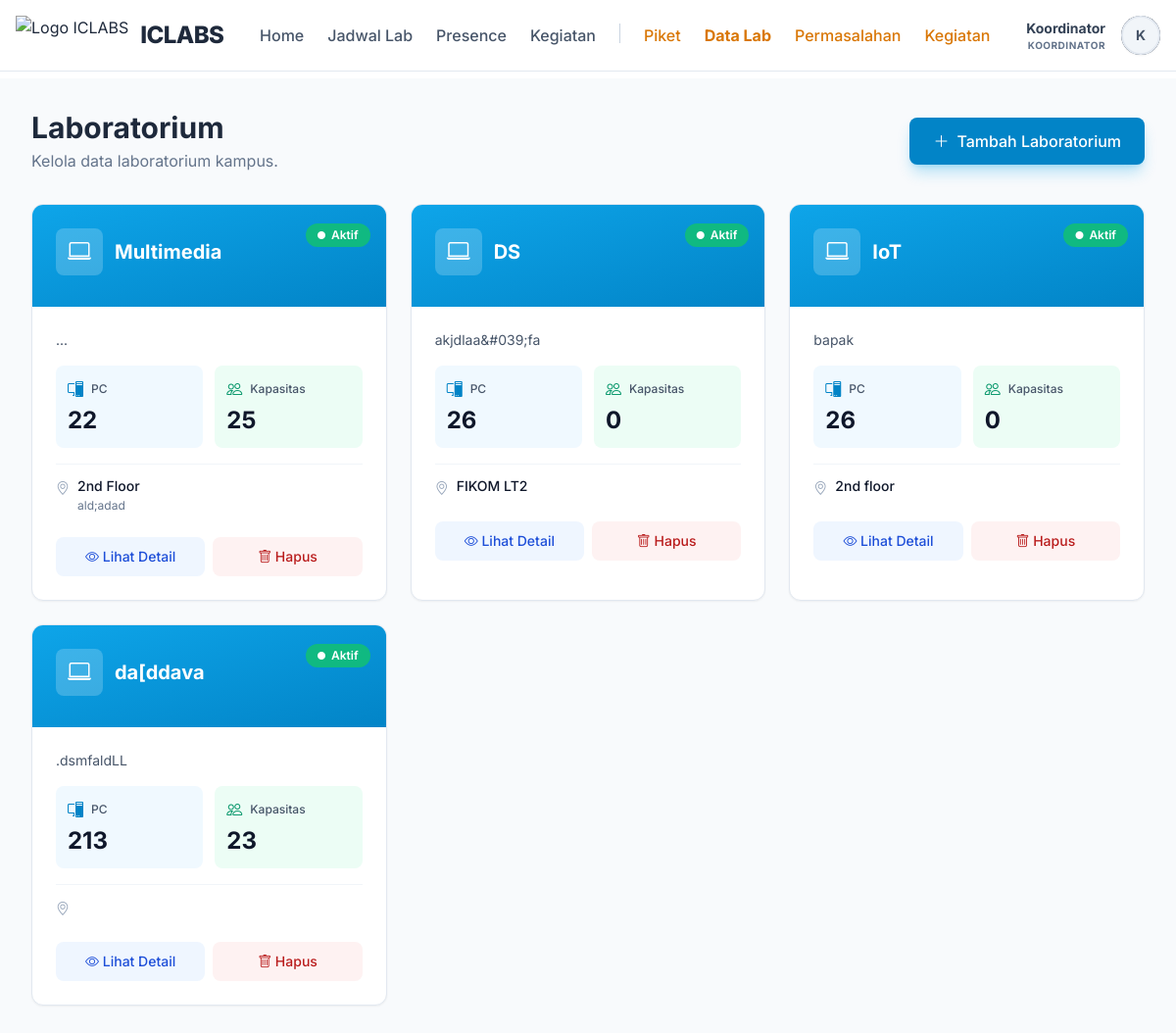
The page /public/koordinator/laboratories (signed in) on the database its author committed.
### tables this page shows
CREATE TABLE `laboratories` (
  `id` int(11) NOT NULL AUTO_INCREMENT,
  `lab_name` varchar(100) NOT NULL,
  `image` varchar(255) DEFAULT NULL,
  `description` text DEFAULT NULL,
  `pc_count` int(11) DEFAULT 0,
  `tv_count` int(11) DEFAULT 0,
  `capacity` int(11) DEFAULT 0,
  `status` enum('active','maintenance','inactive') DEFAULT 'active',
  `location` varchar(100) DEFAULT NULL,
  `building` varchar(50) DEFAULT NULL,
  `floor` varchar(10) DEFAULT NULL,
  `room_number` varchar(20) DEFAULT NULL,
  PRIMARY KEY (`id`)
);

### app/controllers/KoordinatorController.php (called while the page is built, shortened)
<?php
class KoordinatorController extends Controller
{
    public function listLaboratories()
    {
        $data = ['laboratories' => $this->model('LaboratoryModel')->getAllLaboratories()];
        $this->view('koordinator/laboratories/index', $data);
    }
}

### app/core/Router.php (called while the page is built, shortened)
<?php
class Router {
    private $routes = [];
    private $params = [];
    private function addRoute($method, $uri, $controller) {
        $this->routes[] = [
            'method' => $method,
            'uri' => $uri,
            'controller' => $controller
        ];
    }
    public function dispatch() {
        $requestMethod = $_SERVER['REQUEST_METHOD'];
        $requestUri = $this->getRequestUri();
        foreach ($this->routes as $route) {
            if ($route['method'] !== $requestMethod) {
                continue;
            }
            if ($this->matchRoute($route['uri'], $requestUri)) {
                return $this->callController($route['controller']);
            }
        }
    }
    private function getRequestUri() {
        $uri = $_GET['url'] ?? '/';
        $uri = '/' . trim($uri, '/');
        return $uri;
    }
    private function matchRoute($pattern, $uri) {
        $pattern = preg_replace('/\/:([^\/]+)/', '/(?P<$1>[^/]+)', $pattern);
        $pattern = '#^' . $pattern . '$#';
        if (preg_match($pattern, $uri, $matches)) {
            $this->params = array_filter($matches, 'is_string', ARRAY_FILTER_USE_KEY);
            return true;
        }
        return false;
    }
    private function callController($controllerString) {
        list($controllerName, $method) = explode('@', $controllerString);
        $controller = new $controllerName();
        call_user_func_array([$controller, $method], $this->params);
    }
}

### public/index.php (called while the page is built, shortened)
<?php
require_once APP_PATH . '/core/Router.php';
require_once APP_PATH . '/core/Model.php';
require_once APP_PATH . '/config/database.php';
require_once APP_PATH . '/helpers/functions.php';
$router = new Router();
$router->dispatch();

### app/helpers/functions.php (called while the page is built, shortened)
<?php
function url($path = '') {
    return BASE_URL . '/' . ltrim($path, '/');
}

### app/core/Model.php (called while the page is built, shortened)
<?php
class Model {
    protected $db;
    public function __construct() {
        $this->db = getDBConnection();
    }
    public function query($sql, $params = []) {
        $stmt = $this->db->prepare($sql);
        $stmt->execute($params);
        return $stmt->fetchAll();
    }
}

### app/config/database.php (called while the page is built, shortened)
<?php
function getDBConnection()
{
    static $pdo = null;
    if ($pdo === null) {
        try {
            $dsn = "mysql:host=" . DB_HOST . ";port=" . DB_PORT . ";dbname=" . DB_NAME . ";charset=" . DB_CHARSET;
            $options = [
                PDO::ATTR_ERRMODE            => PDO::ERRMODE_EXCEPTION,
                PDO::ATTR_DEFAULT_FETCH_MODE => PDO::FETCH_ASSOC,
                PDO::ATTR_EMULATE_PREPARES   => false,
            ];
            $pdo = new PDO($dsn, DB_USER, DB_PASS, $options);
        } catch (PDOException $e) {
            die("Database connection failed: " . $e->getMessage());
        }
    }
    return $pdo;
}

### app/models/LaboratoryModel.php (called while the page is built, shortened)
<?php
class LaboratoryModel extends Model
{
    public function getAllLaboratories()
    {
        $labs = $this->query("SELECT * FROM laboratories");
        return $labs;
    }
}

### app/views/koordinator/laboratories/index.php (the view, shortened to what this page needs)
<?php include APP_PATH . '/views/layouts/header.php'; ?>
<?php include APP_PATH . '/views/layouts/navbar.php'; ?>
<div class="bg-slate-50 min-h-screen py-8">
    <div class="max-w-7xl mx-auto px-4 sm:px-6 lg:px-8">
        <div class="flex flex-col md:flex-row justify-between items-center mb-8 gap-4">
            <div>
                <h1 class="text-3xl font-bold text-slate-800">Laboratorium</h1>
                <p class="text-slate-500 mt-1">Kelola data laboratorium kampus.</p>
            </div>
            <a href="<?= url('/koordinator/laboratories/create') ?>" class="inline-flex items-center gap-2 px-6 py-3 bg-sky-600 hover:bg-sky-700 text-white font-medium rounded-lg shadow-lg shadow-sky-500/30 transition-all">
                <i class="bi bi-plus-lg"></i>
                <span>Tambah Laboratorium</span>
            </a>
        </div>
        <?php if (empty($laboratories)): ?>
            <div class="bg-white rounded-xl shadow-sm border border-slate-200 p-12 text-center">
                <div class="w-20 h-20 bg-slate-50 rounded-full flex items-center justify-center mx-auto mb-4">
                    <i class="bi bi-building text-4xl text-slate-300"></i>
                </div>
                <h3 class="text-lg font-medium text-slate-900 mb-2">Belum ada data laboratorium</h3>
                <p class="text-slate-500 mb-6">Mulai dengan menambahkan laboratorium pertama Anda.</p>
                <a href="<?= url('/koordinator/laboratories/create') ?>" class="inline-flex items-center gap-2 px-6 py-3 bg-sky-600 hover:bg-sky-700 text-white font-medium rounded-lg transition-colors">
                    <i class="bi bi-plus-lg"></i>
                    Tambah Laboratorium
                </a>
            </div>
        <?php else: ?>
            <div class="grid grid-cols-1 md:grid-cols-2 lg:grid-cols-3 gap-6">
                <?php foreach ($laboratories as $lab): ?>
                    <div class="bg-white rounded-xl shadow-sm border border-slate-200 overflow-hidden hover:shadow-lg transition-shadow group">
                        <div class="bg-gradient-to-br from-sky-500 to-sky-600 p-6 text-white relative">
                            <div class="absolute top-4 right-4">
                                <?php
                                $statusColors = [
                                    'active' => 'bg-emerald-500',
                                    'maintenance' => 'bg-amber-500',
                                    'inactive' => 'bg-red-500'
                                ];
                                $statusLabels = [
                                    'active' => 'Aktif',
                                    'maintenance' => 'Maintenance',
                                    'inactive' => 'Tidak Aktif'
                                ];
                                $status = $lab['status'] ?? 'active';
                                $statusColor = $statusColors[$status] ?? 'bg-slate-500';
                                $statusLabel = $statusLabels[$status] ?? ucfirst($status);
                                ?>
                                <span class="inline-flex items-center gap-1.5 px-3 py-1 rounded-full text-xs font-semibold <?= $statusColor ?> text-white">
                                    <i class="bi bi-circle-fill text-[8px]"></i>
                                    <?= $statusLabel ?>
                                </span>
                            </div>
                            <div class="flex items-center gap-3 mb-2">
                                <div class="w-12 h-12 bg-white/20 rounded-lg flex items-center justify-center">
                                    <i class="bi bi-laptop text-2xl text-white"></i>
                                </div>
                                <div>
                                    <h3 class="text-xl font-bold"><?= htmlspecialchars($lab['lab_name']) ?></h3>
                                </div>
                            </div>
                        </div>
                        <div class="p-6 space-y-4">
                            <?php if (!empty($lab['description'])): ?>
                                <p class="text-sm text-slate-600 line-clamp-2">
                                    <?= htmlspecialchars($lab['description']) ?>
                                </p>
                            <?php endif; ?>
                            <div class="grid grid-cols-2 gap-3">
                                <div class="bg-sky-50 rounded-lg p-3">
                                    <div class="flex items-center gap-2 mb-1">
                                        <i class="bi bi-pc-display text-sky-600"></i>
                                        <span class="text-xs font-medium text-slate-600">PC</span>
                                    </div>
                                    <div class="text-2xl font-bold text-slate-900"><?= $lab['pc_count'] ?? 0 ?></div>
                                </div>
                                <div class="bg-emerald-50 rounded-lg p-3">
                                    <div class="flex items-center gap-2 mb-1">
                                        <i class="bi bi-people text-emerald-600"></i>
                                        <span class="text-xs font-medium text-slate-600">Kapasitas</span>
                                    </div>
                                    <div class="text-2xl font-bold text-slate-900"><?= $lab['capacity'] ?? 0 ?></div>
                                </div>
                            </div>
                            <div class="space-y-2 pt-3 border-t border-slate-100">
                                <div class="flex items-start gap-2 text-sm">
                                    <i class="bi bi-geo-alt text-slate-400 mt-0.5"></i>
                                    <div class="flex-1">
                                        <div class="font-medium text-slate-900"><?= htmlspecialchars($lab['location'] ?? 'Lokasi belum diset') ?></div>
                                        <?php if (!empty($lab['building']) || !empty($lab['floor']) || !empty($lab['room_number'])): ?>
                                            <div class="text-xs text-slate-500 mt-0.5">
                                                <?php
                                                $locationParts = [];
                                                if (!empty($lab['building'])) $locationParts[] = $lab['building'];
                                                echo htmlspecialchars(implode(' · ', $locationParts));
                                                ?>
                                            </div>
                                        <?php endif; ?>
                                    </div>
                                </div>
                            </div>
                        </div>
                        <div class="px-6 pb-6 flex gap-2">
                            <a href="<?= url('/laboratory/' . $lab['id']) ?>"
                               class="flex-1 px-4 py-2.5 bg-blue-50 hover:bg-blue-100 text-blue-700 font-medium rounded-lg transition-colors text-center text-sm">
                                <i class="bi bi-eye"></i> Lihat Detail
                            </a>
                            <button type="button" onclick="confirmDeleteLab(<?= $lab['id'] ?>, '<?= htmlspecialchars($lab['lab_name'], ENT_QUOTES) ?>'); return false;" class="flex-1 px-4 py-2.5 bg-red-50 hover:bg-red-100 text-red-700 font-medium rounded-lg transition-colors text-sm">
                                <i class="bi bi-trash"></i> Hapus
                            </button>
                        </div>
                    </div>
                <?php endforeach; ?>
            </div>
        <?php endif; ?>
    </div>
</div>

### public/assets/css/style.css (style rules this page uses)
:root { --primary-color: #2563eb; --secondary-color: #475569; --success-color: #10b981; --danger-color: #ef4444; --warning-color: #f59e0b; --light-bg: #f8fafc; --dark-text: #1e293b; --border-color: #e2e8f0; }
* { margin: 0; padding: 0; box-sizing: border-box; }
body { font-family: 'Segoe UI', Tahoma, Geneva, Verdana, sans-serif; background-color: var(--light-bg); color: var(--dark-text); line-height: 1.6; }
.text-center { text-align: center; }

### app/views/layouts/header.php (style rules this page uses)
body { font-family: 'Inter', sans-serif; }

### rows shown on the page
laboratories: status "Aktif", lab_name "Multimedia", description "...", pc_count "22", capacity "25", location "2nd Floor", locationParts "ald;adad"
laboratories: status "Aktif", lab_name "DS", description "akjdlaa&#039;fa", pc_count "26", capacity "0", location "FIKOM LT2"
laboratories: status "Aktif", lab_name "IoT", description "bapak", pc_count "26", capacity "0", location "2nd floor"
laboratories: status "Aktif", lab_name "da[ddava", description ".dsmfaldLL", pc_count "213", capacity "23"

### other values the page prints
explode(' ', $_SESSION['user_name'])[0] "Koordinator"
getUserRole() "KOORDINATOR"
substr($_SESSION['user_name'] ?? 'U', 0, 1) "K"
